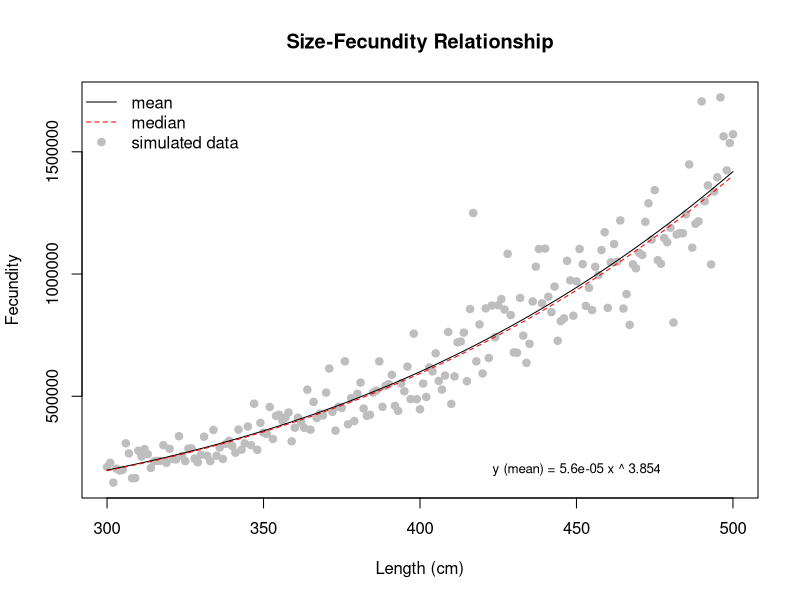

The R script that drew this image:
# Basic size-fecundity relationship for fish
# Description: Fit a power function to fish size and fecundity data
# Contact: sabrina.beyer@noaa.gov, NOAA Northwest Fisheries Science Center

# The data: 
# 1) fish size (length or weight)
# 2) fecundity (obtained by autodiametric, gravimetric, or other fecundity method)

# Fitting a functional relationship:
# Fecundity often increases as a power function of body size (length or weight)
#    1) fecundity = alpha * length or weight ^ beta

# Estimate the parameters of the size-fecundity relationship by linear 
# regression in log-space:
#    2) log(fecundity) = log(alpha) + beta * log(length or weight)

# Back-transform (and bias-correct) parameters to normal-space:
#    3) fecundity = alpha * length or weight ^ beta


# clear work space
rm(list=ls())

#~~~~~~~~~~~~~~~~~~~~~~~~~~~~~~~~~~~~~~~~~~~~~~~~
# Example: Fit a length-fecundity relationship----
#~~~~~~~~~~~~~~~~~~~~~~~~~~~~~~~~~~~~~~~~~~~~~~~~

# ~~~~~~~~~~~~~~~~~~~~~~~~~~
# Bias correction function----
# ~~~~~~~~~~~~~~~~~~~~~~~~~~
  # The bias correction function returns the mean (instead of median) of the
  # scaling parameter (alpha) from the linear log-space regression parameter estimation
  # Background:
      # log-normal distribution: lognormal(u,sd^2)
      # median: exp(u)
      # mean:   exp(u + sd^2/2), same as exp(u)*exp(0.5*sd^2)
  bias_correct <- function(model){
    alpha_med  <- exp(model$coefficients[1])
    beta       <- model$coefficients[2]
    sdres      <- sd(model$residuals) 
    alpha_mean <- alpha_med*exp(0.5*sdres^2)  
    return(as.numeric(c(alpha_mean, beta)))
  }


# ~~~~~~~~~~~~~~~~~~~
# 1. Simulate data----
# ~~~~~~~~~~~~~~~~~~~
  # simulate data for the example
  # log(fecundity) = log(alpha) + beta * log(length) + some noise
  xx            <- seq(300, 500, 1)                         # independent variable (using fish length (mm) for the example, but this could be weight instead)
  log.alpha     <- -11.938                                  # intercept parameter of log-log linear model
  beta          <- 4.043                                    # slope parameter of log-log linear model (this is the same as the exponent parameter of the power function)  
  error         <- rlnorm(length(xx), meanlog=0, sdlog=0.15) # simulate some error
  log.fecundity <- log.alpha + beta*log(xx) + error  
  fecundity     <- exp(log.fecundity)                       # simulated fecundity data
  
  # create a data frame 
  mydf <- data.frame(xx,fecundity)

  
# ~~~~~~~~~~~~~~~~~~~~~~~~~
# 2.Parameter estimation----
# ~~~~~~~~~~~~~~~~~~~~~~~~~
  # fit a simple linear model to the natural log transformed simulated data
  lm.mod         <- lm(log(fecundity)~log(xx), data=mydf)
  log.alpha.mod  <- coef(lm.mod)[1]
  alpha.mod      <- exp(log.alpha.mod)  # note, this is the median
  beta.mod       <- coef(lm.mod)[2]    
  
  # bias correct (bc) alpha to return the mean instead of the median
  # beta remains the same
  bc.results.mod  <- bias_correct(lm.mod)
  bc.alpha.mod    <- bc.results.mod[1]
  
  # parameter estimates for the power function
  # power function form 
  # fecundity = alpha * length ^ beta
  alpha.mod          # scaling coefficient, median
  bc.alpha.mod       # scaling coefficient, mean (bias corrected)
  beta.mod           # exponent

  
#~~~~~~~~~~~~~~~~~~~~~~~
# 3. Visualize results----
#~~~~~~~~~~~~~~~~~~~~~~~
  # fecundity = alpha * length ^ beta
  yy.median  <- alpha.mod    * xx ^ beta.mod
  yy.mean    <- bc.alpha.mod * xx ^ beta.mod
  
  # plot the simulated data and the model fit
  plot(fecundity~xx, data=mydf, main="Size-Fecundity Relationship", 
       pch=19, col="gray", 
       xlab="Length (cm)",
       ylab="Fecundity")   
  lines(yy.mean  ~ xx, lty=1,col="black")
  lines(yy.median~ xx, lty=2,col="red")
  legend("topleft", bty='n', legend = c("mean","median","simulated data"), lty=c(1,2,NA), pch=c(NA,NA,19), col=c("black", "red","gray"))
  text(450, 2.0e+05, labels=paste("y (mean) =",round(bc.alpha.mod,6),"x ^",round(beta.mod,3), sep=" "), cex=0.8)
